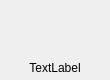
<?xml version="1.0" encoding="UTF-8"?>
<ui version="4.0">
 <class>AFQSavvyStyleButton</class>
 <widget class="QWidget" name="AFQSavvyStyleButton">
  <property name="geometry">
   <rect>
    <x>0</x>
    <y>0</y>
    <width>110</width>
    <height>80</height>
   </rect>
  </property>
  <property name="minimumSize">
   <size>
    <width>110</width>
    <height>80</height>
   </size>
  </property>
  <property name="maximumSize">
   <size>
    <width>110</width>
    <height>80</height>
   </size>
  </property>
  <property name="windowTitle">
   <string>Form</string>
  </property>
  <property name="styleSheet">
   <string notr="true">QPushButton { 
	background: transparent; 
}

QPushButton:hover { 
	background: transparent; 
}

QPushButton:checked { 
	border: 2px solid #0BAB0F; 
}</string>
  </property>
  <widget class="QWidget" name="widget_Style" native="true">
   <property name="geometry">
    <rect>
     <x>0</x>
     <y>0</y>
     <width>109</width>
     <height>80</height>
    </rect>
   </property>
   <property name="minimumSize">
    <size>
     <width>109</width>
     <height>80</height>
    </size>
   </property>
   <property name="maximumSize">
    <size>
     <width>109</width>
     <height>80</height>
    </size>
   </property>
   <property name="styleSheet">
    <string notr="true"/>
   </property>
   <widget class="QWidget" name="widget_Border" native="true">
    <property name="geometry">
     <rect>
      <x>0</x>
      <y>0</y>
      <width>110</width>
      <height>80</height>
     </rect>
    </property>
    <property name="minimumSize">
     <size>
      <width>110</width>
      <height>80</height>
     </size>
    </property>
    <property name="maximumSize">
     <size>
      <width>110</width>
      <height>80</height>
     </size>
    </property>
   </widget>
  </widget>
  <widget class="QLabel" name="label_Style">
   <property name="geometry">
    <rect>
     <x>0</x>
     <y>56</y>
     <width>110</width>
     <height>24</height>
    </rect>
   </property>
   <property name="minimumSize">
    <size>
     <width>110</width>
     <height>24</height>
    </size>
   </property>
   <property name="maximumSize">
    <size>
     <width>110</width>
     <height>24</height>
    </size>
   </property>
   <property name="styleSheet">
    <string notr="true"/>
   </property>
   <property name="text">
    <string>TextLabel</string>
   </property>
   <property name="alignment">
    <set>Qt::AlignCenter</set>
   </property>
  </widget>
 </widget>
 <resources/>
 <connections/>
</ui>
